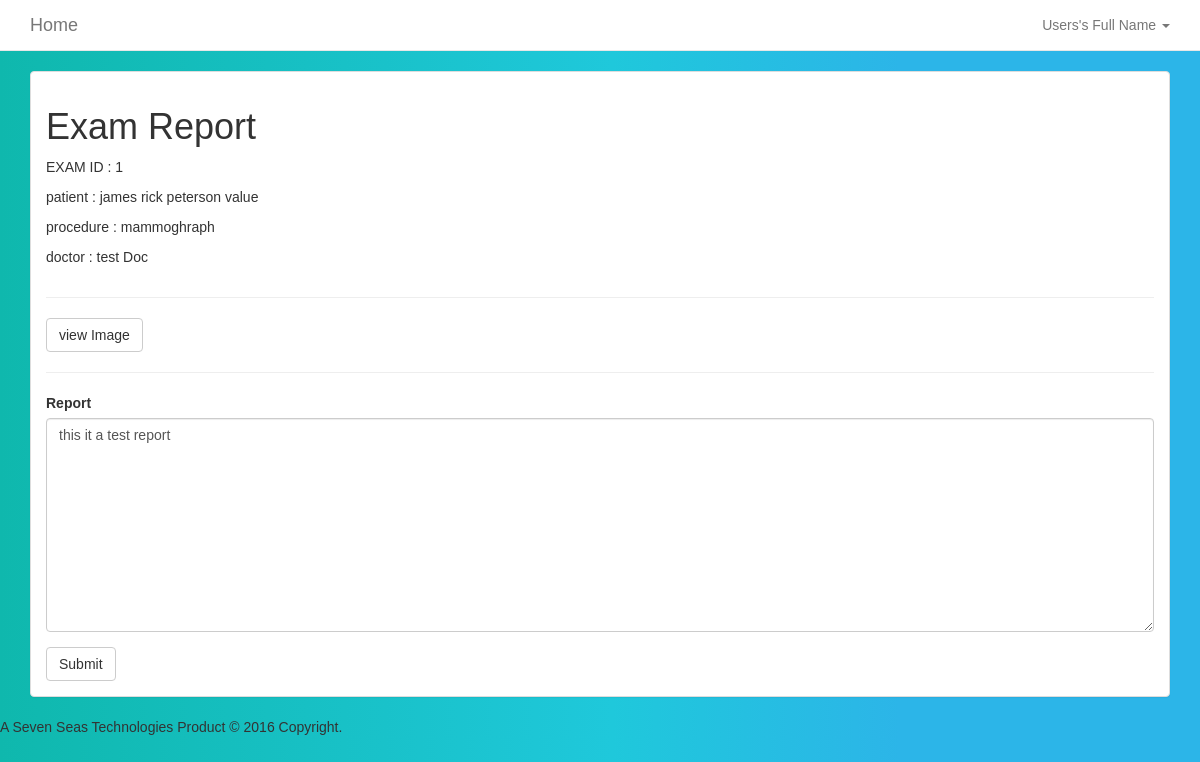
/editreport?exam_id=1 (signed in), run on the app's committed database.
### tables this page shows
CREATE TABLE `reports` (
  `id` varchar(30) NOT NULL,
  `reviewer_id` varchar(30) NOT NULL,
  `exam_id` varchar(30) NOT NULL,
  `patient_id` varchar(30) NOT NULL,
  `report` text NOT NULL,
  `created_at` timestamp NOT NULL DEFAULT CURRENT_TIMESTAMP
);

CREATE TABLE `patient_details` (
  `patient_id` varchar(30) NOT NULL,
  `patient_name` varchar(50) NOT NULL,
  `birthday` date NOT NULL,
  `phonenumber` varchar(50) NOT NULL,
  `national_id` varchar(50) NOT NULL,
  `status` varchar(11) NOT NULL,
  `gender` varchar(10) NOT NULL,
  `created_at` timestamp NOT NULL DEFAULT CURRENT_TIMESTAMP
);

CREATE TABLE `exam_info` (
  `exam_id` varchar(30) NOT NULL,
  `performer_id` varchar(30) NOT NULL,
  `patient_id` varchar(30) NOT NULL,
  `req_physician` varchar(50) NOT NULL,
  `modality` varchar(2) NOT NULL,
  `exam_name` varchar(50) NOT NULL,
  `exam_reason` text NOT NULL,
  `receipt` varchar(20) NOT NULL,
  `amount` int(11) NOT NULL,
  `created_at` timestamp NOT NULL DEFAULT CURRENT_TIMESTAMP ON UPDATE CURRENT_TIMESTAMP,
  `exam_done` tinyint(4) NOT NULL,
  `report_done` tinyint(4) NOT NULL
);

### app/conn_db.php (called while the page is built, shortened)
<?php
$conn = "";
function affected() {
    global $conn, $rows_affected;
    $rows_affected = mysqli_affected_rows($conn);
    if ($rows_affected < 1) {
        $error_sql ="No information added to or retreived from database. Try checking your parameters" . "<br>";
        error_handler($error_sql, mysqli_errno($conn), mysqli_error($conn));
        return 0;
    }
    else {
        return $rows_affected;
    }
}
function db_query($sql) {
    global $conn;
    $result = $conn->query($sql);
    if ($result == FALSE) {
        $error_sql = "Error querying db, check sql statement" . "<br>";
        error_handler($error_sql, mysqli_errno($conn), mysqli_error($conn));
    }
    else {
        return $result;
    }
}
?>

### views_user/editreport.php (the view, shortened to what this page needs)
<?php
if(isset($_GET['exam_id'])){
 $id = $_GET['exam_id'];
 $select = "SELECT * FROM exam_info INNER JOIN patient_details ON exam_info.patient_id=patient_details.patient_id INNER JOIN reports ON exam_info.exam_id=reports.exam_id where exam_info.exam_id='$id'";
$aexam = db_query($select);
$_exam = $aexam->fetch_assoc();
}
?>
    <div class="section">
      <div class="container">
           <div class="panel panel-default panel-faded">
                <div class="panel-body">
        <div class="row">
          <div class="col-md-12">
            <h1>Exam Report</h1>
          </div>
          <div class="col-md-12">
              <p>EXAM ID : <?php echo $_exam["exam_id"];?></p>
            <p>patient : <?php echo $_exam["patient_name"];?></p>
            <p>procedure : <?php echo $_exam["exam_name"];?></p>
            <p>doctor : <?php echo $_exam["req_physician"];?></p>
          </div>
          <div class="col-md-12">
            <hr>
            <div class="btn-group">
              <a href="#" class="btn btn-default">view Image</a>
            </div>
             <hr>
          </div>
          <div class="col-md-12">
            <form method="post">
              <div class="form-group">
                <label class="control-label">Report</label>
                <textarea class="form-control" name="report" rows="10"><?php echo $_exam["report"];?></textarea>
              </div>
              <button type="submit" class="btn btn-default">Submit</button>
            </form>
          </div>
        </div>
      </div>
    </div>
    </div>
    </div>

### assets/css/style.css (style rules this page uses)
body { background:linear-gradient(90deg, #0fb8ad 0%, #1fc8db 51%, #2cb5e8 75%); font-family: Arial,sans-serif; }

### data on the page
reports: exam "1", patient.patient_name "james rick peterson value", exam_info.exam_name "mammoghraph", exam_info.req_physician "test Doc", report "this it a test report"

### other printed values
$_SESSION["full_name"] "Users's Full Name"
